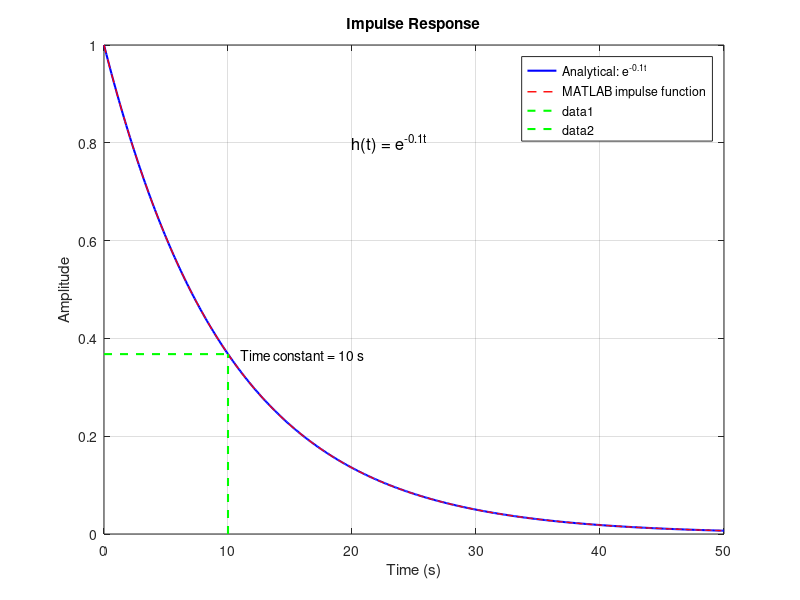

Here is the MATLAB script that generated this plot:
% MATLAB code to determine time constant and static gain for a system with impulse input
clear all; close all; clc;

% Define the system transfer function G(s) = 1/(s+0.1)
num = 1;
den = [1 0.1];
sys = tf(num, den);

% Display the transfer function
disp('System Transfer Function:');
sys

% Calculate the time constant from the pole
p = pole(sys);
time_constant = -1/p;
fprintf('Time constant = %.2f seconds\n', time_constant);

% Calculate the static gain (DC gain)
static_gain = dcgain(sys);
fprintf('Static gain = %.2f\n', static_gain);

% Calculate the impulse response analytically
% For a system with transfer function 1/(s+0.1), the impulse response is:
% h(t) = e^(-0.1t) for t ≥ 0

% Generate the impulse response
t = 0:0.1:50;
impulse_response = exp(-0.1*t);

% Also get MATLAB's built-in impulse response calculation
[y_impulse, t_impulse] = impulse(sys, t);

% Plot the impulse response
figure;
plot(t, impulse_response, 'b', 'LineWidth', 1.5);
hold on;
plot(t_impulse, y_impulse, 'r--', 'LineWidth', 1);
grid on;
title('Impulse Response');
xlabel('Time (s)');
ylabel('Amplitude');
legend('Analytical: e^{-0.1t}', 'MATLAB impulse function');

% Mark the time constant on the plot
y_at_tau = exp(-1); % Response at t = time constant should be e^-1 ≈ 0.368 of initial value
plot([time_constant time_constant], [0 y_at_tau], 'g--', 'LineWidth', 1.5);
plot([0 time_constant], [y_at_tau y_at_tau], 'g--', 'LineWidth', 1.5);
text(time_constant + 1, y_at_tau, ['Time constant = ', num2str(time_constant), ' s']);

% Display the analytical impulse response equation
text(20, 0.8, 'h(t) = e^{-0.1t}', 'FontSize', 12);